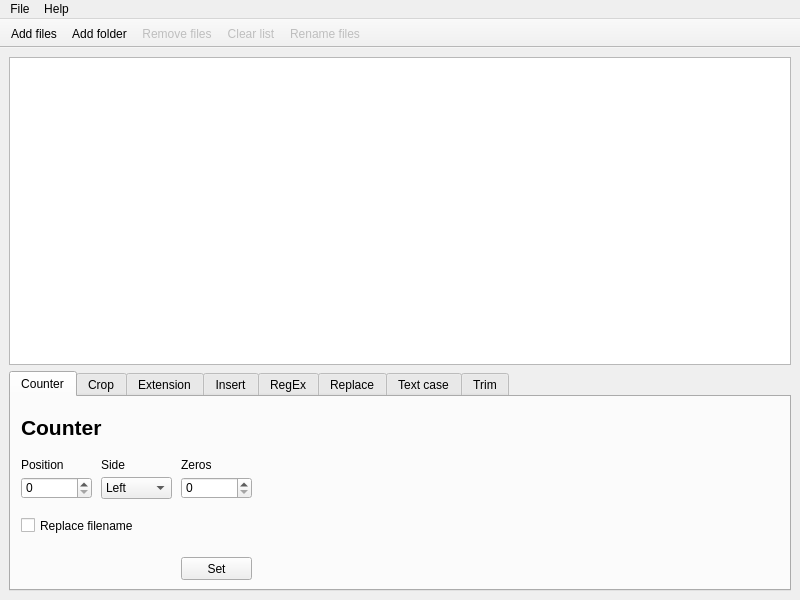
<?xml version="1.0" encoding="UTF-8"?>
<ui version="4.0">
 <class>MainWindow</class>
 <widget class="QMainWindow" name="MainWindow">
  <property name="geometry">
   <rect>
    <x>0</x>
    <y>0</y>
    <width>800</width>
    <height>600</height>
   </rect>
  </property>
  <property name="minimumSize">
   <size>
    <width>800</width>
    <height>600</height>
   </size>
  </property>
  <property name="windowTitle">
   <string>bwRenamer</string>
  </property>
  <property name="locale">
   <locale language="English" country="UnitedStates"/>
  </property>
  <widget class="QWidget" name="centralwidget">
   <layout class="QHBoxLayout" name="horizontalLayout">
    <item>
     <layout class="QVBoxLayout" name="verticalLayout">
      <item>
       <widget class="QTableWidget" name="tblFileList">
        <property name="acceptDrops">
         <bool>true</bool>
        </property>
        <property name="editTriggers">
         <set>QAbstractItemView::NoEditTriggers</set>
        </property>
        <property name="alternatingRowColors">
         <bool>true</bool>
        </property>
        <property name="selectionMode">
         <enum>QAbstractItemView::ExtendedSelection</enum>
        </property>
        <property name="selectionBehavior">
         <enum>QAbstractItemView::SelectRows</enum>
        </property>
        <attribute name="horizontalHeaderCascadingSectionResizes">
         <bool>false</bool>
        </attribute>
        <attribute name="horizontalHeaderStretchLastSection">
         <bool>true</bool>
        </attribute>
        <attribute name="verticalHeaderVisible">
         <bool>true</bool>
        </attribute>
        <attribute name="verticalHeaderStretchLastSection">
         <bool>false</bool>
        </attribute>
       </widget>
      </item>
      <item>
       <widget class="QTabWidget" name="tabMain">
        <property name="enabled">
         <bool>true</bool>
        </property>
        <property name="maximumSize">
         <size>
          <width>16777215</width>
          <height>220</height>
         </size>
        </property>
        <property name="currentIndex">
         <number>0</number>
        </property>
        <property name="tabsClosable">
         <bool>false</bool>
        </property>
        <property name="movable">
         <bool>false</bool>
        </property>
        <widget class="QWidget" name="tabCounter">
         <attribute name="title">
          <string>Counter</string>
         </attribute>
         <widget class="QLabel" name="lblCounter">
          <property name="geometry">
           <rect>
            <x>10</x>
            <y>10</y>
            <width>231</width>
            <height>41</height>
           </rect>
          </property>
          <property name="font">
           <font>
            <pointsize>16</pointsize>
            <weight>75</weight>
            <bold>true</bold>
           </font>
          </property>
          <property name="text">
           <string>Counter</string>
          </property>
         </widget>
         <widget class="QPushButton" name="btnCounter">
          <property name="geometry">
           <rect>
            <x>170</x>
            <y>160</y>
            <width>71</width>
            <height>23</height>
           </rect>
          </property>
          <property name="text">
           <string>Set</string>
          </property>
         </widget>
         <widget class="QLabel" name="lblCounterSide">
          <property name="geometry">
           <rect>
            <x>90</x>
            <y>60</y>
            <width>71</width>
            <height>16</height>
           </rect>
          </property>
          <property name="text">
           <string>Side</string>
          </property>
         </widget>
         <widget class="QSpinBox" name="sboCounterZeros">
          <property name="geometry">
           <rect>
            <x>170</x>
            <y>80</y>
            <width>71</width>
            <height>22</height>
           </rect>
          </property>
         </widget>
         <widget class="QComboBox" name="cboCounterSide">
          <property name="geometry">
           <rect>
            <x>90</x>
            <y>80</y>
            <width>71</width>
            <height>22</height>
           </rect>
          </property>
          <item>
           <property name="text">
            <string>Left</string>
           </property>
          </item>
          <item>
           <property name="text">
            <string>Right</string>
           </property>
          </item>
         </widget>
         <widget class="QSpinBox" name="sboCounterPos">
          <property name="geometry">
           <rect>
            <x>10</x>
            <y>80</y>
            <width>71</width>
            <height>22</height>
           </rect>
          </property>
         </widget>
         <widget class="QCheckBox" name="chkCounterReplace">
          <property name="geometry">
           <rect>
            <x>10</x>
            <y>120</y>
            <width>231</width>
            <height>17</height>
           </rect>
          </property>
          <property name="text">
           <string>Replace filename</string>
          </property>
         </widget>
         <widget class="QLabel" name="lblCounterZeros">
          <property name="geometry">
           <rect>
            <x>170</x>
            <y>60</y>
            <width>71</width>
            <height>16</height>
           </rect>
          </property>
          <property name="text">
           <string>Zeros</string>
          </property>
         </widget>
         <widget class="QLabel" name="lblCounterPos">
          <property name="geometry">
           <rect>
            <x>10</x>
            <y>60</y>
            <width>71</width>
            <height>16</height>
           </rect>
          </property>
          <property name="text">
           <string>Position</string>
          </property>
         </widget>
        </widget>
        <widget class="QWidget" name="tabCrop">
         <attribute name="title">
          <string>Crop</string>
         </attribute>
         <widget class="QLabel" name="lblCrop">
          <property name="geometry">
           <rect>
            <x>10</x>
            <y>10</y>
            <width>231</width>
            <height>41</height>
           </rect>
          </property>
          <property name="font">
           <font>
            <pointsize>16</pointsize>
            <weight>75</weight>
            <bold>true</bold>
           </font>
          </property>
          <property name="text">
           <string>Crop</string>
          </property>
         </widget>
         <widget class="QPushButton" name="btnCrop">
          <property name="geometry">
           <rect>
            <x>170</x>
            <y>160</y>
            <width>71</width>
            <height>23</height>
           </rect>
          </property>
          <property name="text">
           <string>Set</string>
          </property>
         </widget>
         <widget class="QLabel" name="lblCropStart">
          <property name="geometry">
           <rect>
            <x>10</x>
            <y>60</y>
            <width>71</width>
            <height>16</height>
           </rect>
          </property>
          <property name="text">
           <string>Start</string>
          </property>
         </widget>
         <widget class="QSpinBox" name="sboCropStart">
          <property name="geometry">
           <rect>
            <x>10</x>
            <y>80</y>
            <width>111</width>
            <height>22</height>
           </rect>
          </property>
          <property name="value">
           <number>1</number>
          </property>
         </widget>
         <widget class="QLabel" name="lblCropEnd">
          <property name="geometry">
           <rect>
            <x>130</x>
            <y>60</y>
            <width>71</width>
            <height>16</height>
           </rect>
          </property>
          <property name="text">
           <string>End</string>
          </property>
         </widget>
         <widget class="QSpinBox" name="sboCropEnd">
          <property name="geometry">
           <rect>
            <x>130</x>
            <y>80</y>
            <width>111</width>
            <height>22</height>
           </rect>
          </property>
          <property name="value">
           <number>99</number>
          </property>
         </widget>
         <widget class="QCheckBox" name="chkCropInvert">
          <property name="geometry">
           <rect>
            <x>10</x>
            <y>120</y>
            <width>231</width>
            <height>17</height>
           </rect>
          </property>
          <property name="text">
           <string>Invert</string>
          </property>
         </widget>
        </widget>
        <widget class="QWidget" name="tabExt">
         <attribute name="title">
          <string>Extension</string>
         </attribute>
         <widget class="QLabel" name="lblExt">
          <property name="geometry">
           <rect>
            <x>10</x>
            <y>10</y>
            <width>231</width>
            <height>41</height>
           </rect>
          </property>
          <property name="font">
           <font>
            <pointsize>16</pointsize>
            <weight>75</weight>
            <bold>true</bold>
           </font>
          </property>
          <property name="text">
           <string>Extension</string>
          </property>
         </widget>
         <widget class="QLineEdit" name="txtExt">
          <property name="geometry">
           <rect>
            <x>10</x>
            <y>80</y>
            <width>231</width>
            <height>20</height>
           </rect>
          </property>
          <property name="text">
           <string/>
          </property>
         </widget>
         <widget class="QLabel" name="lblExtNew">
          <property name="geometry">
           <rect>
            <x>10</x>
            <y>60</y>
            <width>231</width>
            <height>16</height>
           </rect>
          </property>
          <property name="text">
           <string>New extension:</string>
          </property>
         </widget>
         <widget class="QPushButton" name="btnExt">
          <property name="geometry">
           <rect>
            <x>170</x>
            <y>160</y>
            <width>71</width>
            <height>23</height>
           </rect>
          </property>
          <property name="text">
           <string>Set</string>
          </property>
         </widget>
        </widget>
        <widget class="QWidget" name="tabInsert">
         <attribute name="title">
          <string>Insert</string>
         </attribute>
         <widget class="QPushButton" name="btnInsert">
          <property name="geometry">
           <rect>
            <x>170</x>
            <y>160</y>
            <width>71</width>
            <height>23</height>
           </rect>
          </property>
          <property name="text">
           <string>Set</string>
          </property>
         </widget>
         <widget class="QLineEdit" name="txtInsertText">
          <property name="geometry">
           <rect>
            <x>10</x>
            <y>80</y>
            <width>231</width>
            <height>20</height>
           </rect>
          </property>
         </widget>
         <widget class="QLabel" name="lblInsert">
          <property name="geometry">
           <rect>
            <x>10</x>
            <y>10</y>
            <width>231</width>
            <height>41</height>
           </rect>
          </property>
          <property name="font">
           <font>
            <pointsize>16</pointsize>
            <weight>75</weight>
            <bold>true</bold>
           </font>
          </property>
          <property name="text">
           <string>Insert</string>
          </property>
         </widget>
         <widget class="QComboBox" name="cboInsertSide">
          <property name="geometry">
           <rect>
            <x>130</x>
            <y>130</y>
            <width>111</width>
            <height>22</height>
           </rect>
          </property>
          <item>
           <property name="text">
            <string>Left</string>
           </property>
          </item>
          <item>
           <property name="text">
            <string>Right</string>
           </property>
          </item>
         </widget>
         <widget class="QLabel" name="lblInsertPos">
          <property name="geometry">
           <rect>
            <x>10</x>
            <y>110</y>
            <width>111</width>
            <height>16</height>
           </rect>
          </property>
          <property name="text">
           <string>Position</string>
          </property>
         </widget>
         <widget class="QSpinBox" name="sboInsertPos">
          <property name="geometry">
           <rect>
            <x>10</x>
            <y>130</y>
            <width>111</width>
            <height>22</height>
           </rect>
          </property>
         </widget>
         <widget class="QLabel" name="lblInsertSide">
          <property name="geometry">
           <rect>
            <x>130</x>
            <y>110</y>
            <width>111</width>
            <height>20</height>
           </rect>
          </property>
          <property name="text">
           <string>Side</string>
          </property>
         </widget>
         <widget class="QLabel" name="label_2">
          <property name="geometry">
           <rect>
            <x>10</x>
            <y>60</y>
            <width>231</width>
            <height>16</height>
           </rect>
          </property>
          <property name="text">
           <string>String</string>
          </property>
         </widget>
        </widget>
        <widget class="QWidget" name="tabRegEx">
         <attribute name="title">
          <string>RegEx</string>
         </attribute>
         <widget class="QPushButton" name="btnRegEx">
          <property name="geometry">
           <rect>
            <x>170</x>
            <y>160</y>
            <width>71</width>
            <height>23</height>
           </rect>
          </property>
          <property name="text">
           <string>Set</string>
          </property>
         </widget>
         <widget class="QLineEdit" name="txtRegExReplace">
          <property name="geometry">
           <rect>
            <x>10</x>
            <y>130</y>
            <width>231</width>
            <height>20</height>
           </rect>
          </property>
         </widget>
         <widget class="QLabel" name="lblRegEx">
          <property name="geometry">
           <rect>
            <x>10</x>
            <y>10</y>
            <width>231</width>
            <height>41</height>
           </rect>
          </property>
          <property name="font">
           <font>
            <pointsize>16</pointsize>
            <weight>75</weight>
            <bold>true</bold>
           </font>
          </property>
          <property name="text">
           <string>RegEx</string>
          </property>
         </widget>
         <widget class="QLabel" name="lblRegExSearch">
          <property name="geometry">
           <rect>
            <x>10</x>
            <y>60</y>
            <width>231</width>
            <height>16</height>
           </rect>
          </property>
          <property name="text">
           <string>Search</string>
          </property>
         </widget>
         <widget class="QLineEdit" name="txtRegExSearch">
          <property name="geometry">
           <rect>
            <x>10</x>
            <y>80</y>
            <width>231</width>
            <height>20</height>
           </rect>
          </property>
         </widget>
         <widget class="QLabel" name="lblRegExReplace">
          <property name="geometry">
           <rect>
            <x>10</x>
            <y>110</y>
            <width>231</width>
            <height>16</height>
           </rect>
          </property>
          <property name="text">
           <string>Replace with</string>
          </property>
         </widget>
         <widget class="QLabel" name="label">
          <property name="geometry">
           <rect>
            <x>400</x>
            <y>10</y>
            <width>361</width>
            <height>171</height>
           </rect>
          </property>
          <property name="text">
           <string>&quot;In computing, a regular expression (abbreviated regex or regexp) is a sequence of characters that forms a search pattern, mainly for use in pattern matching with strings, or string matching, i.e. &quot;find and replace&quot;-like operations.&quot; - &lt;a href=&quot;http://en.wikipedia.org/wiki/Regular_expression&quot;&gt;Wikipedia&lt;/a&gt;&lt;br /&gt;&lt;br /&gt; Examples:&lt;br /&gt;\d = match digits&lt;br /&gt;\w = match all word characters&lt;br /&gt;\s = match all whitespace characters&lt;br /&gt;&lt;br /&gt;For more information, visit &lt;a href=&quot;http://www.regular-expressions.info/&quot;&gt;this site&lt;/a&gt;.</string>
          </property>
          <property name="textFormat">
           <enum>Qt::AutoText</enum>
          </property>
          <property name="alignment">
           <set>Qt::AlignLeading|Qt::AlignLeft|Qt::AlignTop</set>
          </property>
          <property name="wordWrap">
           <bool>true</bool>
          </property>
          <property name="openExternalLinks">
           <bool>true</bool>
          </property>
         </widget>
        </widget>
        <widget class="QWidget" name="tabReplace">
         <attribute name="title">
          <string>Replace</string>
         </attribute>
         <widget class="QPushButton" name="btnReplace">
          <property name="geometry">
           <rect>
            <x>170</x>
            <y>160</y>
            <width>71</width>
            <height>23</height>
           </rect>
          </property>
          <property name="text">
           <string>Set</string>
          </property>
         </widget>
         <widget class="QLabel" name="lblReplaceSearch">
          <property name="geometry">
           <rect>
            <x>10</x>
            <y>60</y>
            <width>231</width>
            <height>16</height>
           </rect>
          </property>
          <property name="text">
           <string>Search</string>
          </property>
         </widget>
         <widget class="QLabel" name="lblReplace">
          <property name="geometry">
           <rect>
            <x>10</x>
            <y>10</y>
            <width>231</width>
            <height>41</height>
           </rect>
          </property>
          <property name="font">
           <font>
            <pointsize>16</pointsize>
            <weight>75</weight>
            <bold>true</bold>
           </font>
          </property>
          <property name="text">
           <string>Replace</string>
          </property>
         </widget>
         <widget class="QLineEdit" name="txtReplaceWith">
          <property name="geometry">
           <rect>
            <x>10</x>
            <y>130</y>
            <width>231</width>
            <height>20</height>
           </rect>
          </property>
         </widget>
         <widget class="QLineEdit" name="txtReplaceSearch">
          <property name="geometry">
           <rect>
            <x>10</x>
            <y>80</y>
            <width>231</width>
            <height>20</height>
           </rect>
          </property>
         </widget>
         <widget class="QLabel" name="lblReplaceWith">
          <property name="geometry">
           <rect>
            <x>10</x>
            <y>110</y>
            <width>231</width>
            <height>16</height>
           </rect>
          </property>
          <property name="text">
           <string>Replace with</string>
          </property>
         </widget>
        </widget>
        <widget class="QWidget" name="tabTextCase">
         <attribute name="title">
          <string>Text case</string>
         </attribute>
         <widget class="QPushButton" name="btnTextCase">
          <property name="geometry">
           <rect>
            <x>170</x>
            <y>160</y>
            <width>71</width>
            <height>23</height>
           </rect>
          </property>
          <property name="text">
           <string>Set</string>
          </property>
         </widget>
         <widget class="QLabel" name="lblTextCase">
          <property name="geometry">
           <rect>
            <x>10</x>
            <y>10</y>
            <width>231</width>
            <height>41</height>
           </rect>
          </property>
          <property name="font">
           <font>
            <pointsize>16</pointsize>
            <weight>75</weight>
            <bold>true</bold>
           </font>
          </property>
          <property name="text">
           <string>Text case</string>
          </property>
         </widget>
         <widget class="QGroupBox" name="grpTextCaseMode">
          <property name="geometry">
           <rect>
            <x>10</x>
            <y>50</y>
            <width>231</width>
            <height>101</height>
           </rect>
          </property>
          <property name="title">
           <string>Mode</string>
          </property>
          <widget class="QRadioButton" name="optTextCase1">
           <property name="geometry">
            <rect>
             <x>0</x>
             <y>20</y>
             <width>231</width>
             <height>17</height>
            </rect>
           </property>
           <property name="text">
            <string>Capitalize text</string>
           </property>
           <property name="checked">
            <bool>true</bool>
           </property>
          </widget>
          <widget class="QRadioButton" name="optTextCase2">
           <property name="geometry">
            <rect>
             <x>0</x>
             <y>40</y>
             <width>231</width>
             <height>17</height>
            </rect>
           </property>
           <property name="text">
            <string>Title Case</string>
           </property>
          </widget>
          <widget class="QRadioButton" name="optTextCase3">
           <property name="geometry">
            <rect>
             <x>0</x>
             <y>60</y>
             <width>231</width>
             <height>17</height>
            </rect>
           </property>
           <property name="text">
            <string>lowercase</string>
           </property>
          </widget>
          <widget class="QRadioButton" name="optTextCase4">
           <property name="geometry">
            <rect>
             <x>0</x>
             <y>80</y>
             <width>231</width>
             <height>17</height>
            </rect>
           </property>
           <property name="text">
            <string>UPPERCASE</string>
           </property>
          </widget>
         </widget>
        </widget>
        <widget class="QWidget" name="tabTrim">
         <attribute name="title">
          <string>Trim</string>
         </attribute>
         <widget class="QPushButton" name="btnTrim">
          <property name="geometry">
           <rect>
            <x>170</x>
            <y>160</y>
            <width>71</width>
            <height>23</height>
           </rect>
          </property>
          <property name="text">
           <string>Set</string>
          </property>
         </widget>
         <widget class="QLabel" name="lblTrimLength">
          <property name="geometry">
           <rect>
            <x>10</x>
            <y>60</y>
            <width>111</width>
            <height>16</height>
           </rect>
          </property>
          <property name="text">
           <string>Length</string>
          </property>
         </widget>
         <widget class="QSpinBox" name="sboTrimLength">
          <property name="geometry">
           <rect>
            <x>10</x>
            <y>80</y>
            <width>111</width>
            <height>22</height>
           </rect>
          </property>
          <property name="minimum">
           <number>1</number>
          </property>
          <property name="value">
           <number>1</number>
          </property>
         </widget>
         <widget class="QLabel" name="lblTrimSide">
          <property name="geometry">
           <rect>
            <x>130</x>
            <y>60</y>
            <width>111</width>
            <height>20</height>
           </rect>
          </property>
          <property name="text">
           <string>Side</string>
          </property>
         </widget>
         <widget class="QLabel" name="lblTrim">
          <property name="geometry">
           <rect>
            <x>10</x>
            <y>10</y>
            <width>231</width>
            <height>41</height>
           </rect>
          </property>
          <property name="font">
           <font>
            <pointsize>16</pointsize>
            <weight>75</weight>
            <bold>true</bold>
           </font>
          </property>
          <property name="text">
           <string>Trim</string>
          </property>
         </widget>
         <widget class="QComboBox" name="cboTrimSide">
          <property name="geometry">
           <rect>
            <x>128</x>
            <y>80</y>
            <width>111</width>
            <height>22</height>
           </rect>
          </property>
          <item>
           <property name="text">
            <string>Left</string>
           </property>
          </item>
          <item>
           <property name="text">
            <string>Right</string>
           </property>
          </item>
         </widget>
        </widget>
       </widget>
      </item>
     </layout>
    </item>
   </layout>
  </widget>
  <widget class="QMenuBar" name="menubar">
   <property name="geometry">
    <rect>
     <x>0</x>
     <y>0</y>
     <width>800</width>
     <height>23</height>
    </rect>
   </property>
   <widget class="QMenu" name="menuFile">
    <property name="title">
     <string>File</string>
    </property>
    <addaction name="actionAddFiles"/>
    <addaction name="actionAddFolder"/>
    <addaction name="actionRemoveFiles"/>
    <addaction name="actionRename"/>
    <addaction name="actionClearList"/>
    <addaction name="separator"/>
    <addaction name="actionQuit"/>
   </widget>
   <widget class="QMenu" name="menuHelp">
    <property name="title">
     <string>Help</string>
    </property>
    <addaction name="actionAbout"/>
   </widget>
   <addaction name="menuFile"/>
   <addaction name="menuHelp"/>
  </widget>
  <widget class="QToolBar" name="toolBar">
   <property name="windowTitle">
    <string>toolBar</string>
   </property>
   <property name="movable">
    <bool>false</bool>
   </property>
   <property name="toolButtonStyle">
    <enum>Qt::ToolButtonTextUnderIcon</enum>
   </property>
   <attribute name="toolBarArea">
    <enum>TopToolBarArea</enum>
   </attribute>
   <attribute name="toolBarBreak">
    <bool>false</bool>
   </attribute>
   <addaction name="actionAddFiles"/>
   <addaction name="actionAddFolder"/>
   <addaction name="actionRemoveFiles"/>
   <addaction name="actionClearList"/>
   <addaction name="actionRename"/>
  </widget>
  <action name="actionQuit">
   <property name="text">
    <string>Quit</string>
   </property>
  </action>
  <action name="actionAddFiles">
   <property name="text">
    <string>Add files</string>
   </property>
  </action>
  <action name="actionAddFolder">
   <property name="text">
    <string>Add folder</string>
   </property>
   <property name="toolTip">
    <string>Add folder</string>
   </property>
  </action>
  <action name="actionClearList">
   <property name="enabled">
    <bool>false</bool>
   </property>
   <property name="text">
    <string>Clear list</string>
   </property>
   <property name="toolTip">
    <string>Clear list</string>
   </property>
  </action>
  <action name="actionAbout">
   <property name="text">
    <string>About...</string>
   </property>
  </action>
  <action name="actionExt">
   <property name="text">
    <string>Extension</string>
   </property>
  </action>
  <action name="actionReplace">
   <property name="text">
    <string>Replace</string>
   </property>
  </action>
  <action name="actionInsert">
   <property name="text">
    <string>Insert</string>
   </property>
  </action>
  <action name="actionTrim">
   <property name="text">
    <string>Trim</string>
   </property>
  </action>
  <action name="actionRegEx">
   <property name="text">
    <string>RegEx</string>
   </property>
  </action>
  <action name="actionCounter">
   <property name="text">
    <string>Counter</string>
   </property>
  </action>
  <action name="actionTextCase">
   <property name="text">
    <string>Text case</string>
   </property>
  </action>
  <action name="actionCrop">
   <property name="text">
    <string>Crop</string>
   </property>
  </action>
  <action name="actionRename">
   <property name="enabled">
    <bool>false</bool>
   </property>
   <property name="text">
    <string>Rename files</string>
   </property>
   <property name="toolTip">
    <string>Rename files</string>
   </property>
  </action>
  <action name="actionRemoveFiles">
   <property name="enabled">
    <bool>false</bool>
   </property>
   <property name="text">
    <string>Remove files</string>
   </property>
   <property name="toolTip">
    <string>Remove files</string>
   </property>
  </action>
 </widget>
 <tabstops>
  <tabstop>tblFileList</tabstop>
  <tabstop>tabMain</tabstop>
  <tabstop>sboCounterPos</tabstop>
  <tabstop>cboCounterSide</tabstop>
  <tabstop>sboCounterZeros</tabstop>
  <tabstop>chkCounterReplace</tabstop>
  <tabstop>btnCounter</tabstop>
  <tabstop>sboCropStart</tabstop>
  <tabstop>sboCropEnd</tabstop>
  <tabstop>chkCropInvert</tabstop>
  <tabstop>btnCrop</tabstop>
  <tabstop>txtExt</tabstop>
  <tabstop>btnExt</tabstop>
  <tabstop>txtInsertText</tabstop>
  <tabstop>sboInsertPos</tabstop>
  <tabstop>cboInsertSide</tabstop>
  <tabstop>btnInsert</tabstop>
  <tabstop>txtRegExSearch</tabstop>
  <tabstop>txtRegExReplace</tabstop>
  <tabstop>btnRegEx</tabstop>
  <tabstop>txtReplaceSearch</tabstop>
  <tabstop>txtReplaceWith</tabstop>
  <tabstop>btnReplace</tabstop>
  <tabstop>optTextCase1</tabstop>
  <tabstop>optTextCase2</tabstop>
  <tabstop>optTextCase3</tabstop>
  <tabstop>optTextCase4</tabstop>
  <tabstop>btnTextCase</tabstop>
  <tabstop>sboTrimLength</tabstop>
  <tabstop>cboTrimSide</tabstop>
  <tabstop>btnTrim</tabstop>
 </tabstops>
 <resources/>
 <connections/>
</ui>
